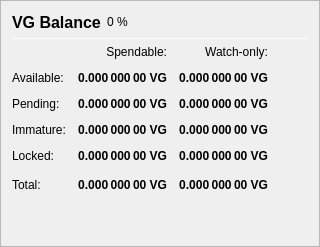
                   <widget class="QFrame" name="frame_Balances">
                    <property name="frameShape">
                     <enum>QFrame::StyledPanel</enum>
                    </property>
                    <property name="frameShadow">
                     <enum>QFrame::Raised</enum>
                    </property>
                    <layout class="QVBoxLayout" name="verticalLayout_4">
                     <item>
                      <layout class="QHBoxLayout" name="horizontalLayout_4">
                       <item>
                        <widget class="QLabel" name="label_5">
                         <property name="minimumSize">
                          <size>
                           <width>0</width>
                           <height>20</height>
                          </size>
                         </property>
                         <property name="font">
                          <font>
                           <pointsize>12</pointsize>
                           <weight>75</weight>
                           <bold>true</bold>
                          </font>
                         </property>
                         <property name="text">
                          <string>VG Balance</string>
                         </property>
                        </widget>
                       </item>
                       <item>
                        <widget class="QLabel" name="labelVGPercent">
                         <property name="text">
                          <string notr="true">0 %</string>
                         </property>
                        </widget>
                       </item>
                       <item>
                        <spacer name="horizontalSpacer_3">
                         <property name="orientation">
                          <enum>Qt::Horizontal</enum>
                         </property>
                         <property name="sizeHint" stdset="0">
                          <size>
                           <width>40</width>
                           <height>20</height>
                          </size>
                         </property>
                        </spacer>
                       </item>
                      </layout>
                     </item>
                     <item>
                      <widget class="Line" name="line_Balance">
                       <property name="minimumSize">
                        <size>
                         <width>0</width>
                         <height>1</height>
                        </size>
                       </property>
                       <property name="maximumSize">
                        <size>
                         <width>16777215</width>
                         <height>1</height>
                        </size>
                       </property>
                       <property name="orientation">
                        <enum>Qt::Horizontal</enum>
                       </property>
                      </widget>
                     </item>
                     <item>
                      <layout class="QGridLayout" name="gridLayout">
                       <property name="spacing">
                        <number>12</number>
                       </property>
                       <item row="0" column="1">
                        <widget class="QLabel" name="labelSpendable">
                         <property name="text">
                          <string>Spendable:</string>
                         </property>
                         <property name="alignment">
                          <set>Qt::AlignRight|Qt::AlignTrailing|Qt::AlignVCenter</set>
                         </property>
                        </widget>
                       </item>
                       <item row="0" column="2">
                        <widget class="QLabel" name="labelWatchonly">
                         <property name="text">
                          <string>Watch-only:</string>
                         </property>
                         <property name="alignment">
                          <set>Qt::AlignRight|Qt::AlignTrailing|Qt::AlignVCenter</set>
                         </property>
                        </widget>
                       </item>
                       <item row="1" column="0">
                        <widget class="QLabel" name="labelBalanceText">
                         <property name="text">
                          <string>Available:</string>
                         </property>
                        </widget>
                       </item>
                       <item row="1" column="1">
                        <widget class="QLabel" name="labelBalance">
                         <property name="font">
                          <font>
                           <weight>75</weight>
                           <bold>true</bold>
                          </font>
                         </property>
                         <property name="cursor">
                          <cursorShape>IBeamCursor</cursorShape>
                         </property>
                         <property name="toolTip">
                          <string>Your current spendable balance</string>
                         </property>
                         <property name="text">
                          <string notr="true">0.000 000 00 VG</string>
                         </property>
                         <property name="alignment">
                          <set>Qt::AlignRight|Qt::AlignTrailing|Qt::AlignVCenter</set>
                         </property>
                         <property name="textInteractionFlags">
                          <set>Qt::LinksAccessibleByMouse|Qt::TextSelectableByKeyboard|Qt::TextSelectableByMouse</set>
                         </property>
                        </widget>
                       </item>
                       <item row="1" column="2">
                        <widget class="QLabel" name="labelWatchAvailable">
                         <property name="font">
                          <font>
                           <weight>75</weight>
                           <bold>true</bold>
                          </font>
                         </property>
                         <property name="cursor">
                          <cursorShape>IBeamCursor</cursorShape>
                         </property>
                         <property name="toolTip">
                          <string>Your current balance in watch-only addresses</string>
                         </property>
                         <property name="text">
                          <string notr="true">0.000 000 00 VG</string>
                         </property>
                         <property name="alignment">
                          <set>Qt::AlignRight|Qt::AlignTrailing|Qt::AlignVCenter</set>
                         </property>
                         <property name="textInteractionFlags">
                          <set>Qt::LinksAccessibleByMouse|Qt::TextSelectableByKeyboard|Qt::TextSelectableByMouse</set>
                         </property>
                        </widget>
                       </item>
                       <item row="2" column="0">
                        <widget class="QLabel" name="labelPendingText">
                         <property name="text">
                          <string>Pending:</string>
                         </property>
                        </widget>
                       </item>
                       <item row="2" column="1">
                        <widget class="QLabel" name="labelUnconfirmed">
                         <property name="font">
                          <font>
                           <weight>75</weight>
                           <bold>true</bold>
                          </font>
                         </property>
                         <property name="cursor">
                          <cursorShape>IBeamCursor</cursorShape>
                         </property>
                         <property name="toolTip">
                          <string>Total of transactions that have yet to be confirmed, and do not yet count toward the spendable balance</string>
                         </property>
                         <property name="text">
                          <string notr="true">0.000 000 00 VG</string>
                         </property>
                         <property name="alignment">
                          <set>Qt::AlignRight|Qt::AlignTrailing|Qt::AlignVCenter</set>
                         </property>
                         <property name="textInteractionFlags">
                          <set>Qt::LinksAccessibleByMouse|Qt::TextSelectableByKeyboard|Qt::TextSelectableByMouse</set>
                         </property>
                        </widget>
                       </item>
                       <item row="2" column="2">
                        <widget class="QLabel" name="labelWatchPending">
                         <property name="font">
                          <font>
                           <weight>75</weight>
                           <bold>true</bold>
                          </font>
                         </property>
                         <property name="cursor">
                          <cursorShape>IBeamCursor</cursorShape>
                         </property>
                         <property name="toolTip">
                          <string>Unconfirmed transactions to watch-only addresses</string>
                         </property>
                         <property name="text">
                          <string notr="true">0.000 000 00 VG</string>
                         </property>
                         <property name="alignment">
                          <set>Qt::AlignRight|Qt::AlignTrailing|Qt::AlignVCenter</set>
                         </property>
                         <property name="textInteractionFlags">
                          <set>Qt::LinksAccessibleByMouse|Qt::TextSelectableByKeyboard|Qt::TextSelectableByMouse</set>
                         </property>
                        </widget>
                       </item>
                       <item row="3" column="0">
                        <widget class="QLabel" name="labelImmatureText">
                         <property name="text">
                          <string>Immature:</string>
                         </property>
                        </widget>
                       </item>
                       <item row="3" column="1">
                        <widget class="QLabel" name="labelImmature">
                         <property name="font">
                          <font>
                           <weight>75</weight>
                           <bold>true</bold>
                          </font>
                         </property>
                         <property name="cursor">
                          <cursorShape>IBeamCursor</cursorShape>
                         </property>
                         <property name="toolTip">
                          <string>Staked or masternode rewards that has not yet matured</string>
                         </property>
                         <property name="text">
                          <string notr="true">0.000 000 00 VG</string>
                         </property>
                         <property name="alignment">
                          <set>Qt::AlignRight|Qt::AlignTrailing|Qt::AlignVCenter</set>
                         </property>
                         <property name="textInteractionFlags">
                          <set>Qt::LinksAccessibleByMouse|Qt::TextSelectableByKeyboard|Qt::TextSelectableByMouse</set>
                         </property>
                        </widget>
                       </item>
                       <item row="3" column="2">
                        <widget class="QLabel" name="labelWatchImmature">
                         <property name="font">
                          <font>
                           <weight>75</weight>
                           <bold>true</bold>
                          </font>
                         </property>
                         <property name="cursor">
                          <cursorShape>IBeamCursor</cursorShape>
                         </property>
                         <property name="toolTip">
                          <string>Staked or masternode rewards in watch-only addresses that has not yet matured</string>
                         </property>
                         <property name="text">
                          <string notr="true">0.000 000 00 VG</string>
                         </property>
                         <property name="alignment">
                          <set>Qt::AlignRight|Qt::AlignTrailing|Qt::AlignVCenter</set>
                         </property>
                         <property name="textInteractionFlags">
                          <set>Qt::LinksAccessibleByMouse|Qt::TextSelectableByKeyboard|Qt::TextSelectableByMouse</set>
                         </property>
                        </widget>
                       </item>
                       <item row="4" column="0">
                        <widget class="QLabel" name="labelLockedBalanceText">
                         <property name="toolTip">
                          <string>Locked VG or Masternode collaterals. These are excluded from zVG minting.</string>
                         </property>
                         <property name="text">
                          <string>Locked:</string>
                         </property>
                        </widget>
                       </item>
                       <item row="4" column="1">
                        <widget class="QLabel" name="labelLockedBalance">
                         <property name="font">
                          <font>
                           <weight>75</weight>
                           <bold>true</bold>
                          </font>
                         </property>
                         <property name="cursor">
                          <cursorShape>IBeamCursor</cursorShape>
                         </property>
                         <property name="toolTip">
                          <string>Locked VG or Masternode collaterals. These are excluded from zVG minting.</string>
                         </property>
                         <property name="text">
                          <string notr="true">0.000 000 00 VG</string>
                         </property>
                         <property name="alignment">
                          <set>Qt::AlignRight|Qt::AlignTrailing|Qt::AlignVCenter</set>
                         </property>
                         <property name="textInteractionFlags">
                          <set>Qt::LinksAccessibleByMouse|Qt::TextSelectableByKeyboard|Qt::TextSelectableByMouse</set>
                         </property>
                        </widget>
                       </item>
                       <item row="4" column="2">
                        <widget class="QLabel" name="labelWatchLocked">
                         <property name="font">
                          <font>
                           <weight>75</weight>
                           <bold>true</bold>
                          </font>
                         </property>
                         <property name="cursor">
                          <cursorShape>IBeamCursor</cursorShape>
                         </property>
                         <property name="toolTip">
                          <string>Current locked balance in watch-only addresses</string>
                         </property>
                         <property name="text">
                          <string notr="true">0.000 000 00 VG</string>
                         </property>
                         <property name="alignment">
                          <set>Qt::AlignRight|Qt::AlignTrailing|Qt::AlignVCenter</set>
                         </property>
                         <property name="textInteractionFlags">
                          <set>Qt::LinksAccessibleByMouse|Qt::TextSelectableByKeyboard|Qt::TextSelectableByMouse</set>
                         </property>
                        </widget>
                       </item>
                       <item row="5" column="0">
                        <widget class="QLabel" name="labelTotalText">
                         <property name="toolTip">
                          <string>Your current FIVEG balance, unconfirmed and immature transactions included</string>
                         </property>
                         <property name="text">
                          <string>Total:</string>
                         </property>
                        </widget>
                       </item>
                       <item row="5" column="1">
                        <widget class="QLabel" name="labelTotal">
                         <property name="font">
                          <font>
                           <weight>75</weight>
                           <bold>true</bold>
                          </font>
                         </property>
                         <property name="cursor">
                          <cursorShape>IBeamCursor</cursorShape>
                         </property>
                         <property name="toolTip">
                          <string>Your current FIVEG balance, unconfirmed and immature transactions included</string>
                         </property>
                         <property name="text">
                          <string notr="true">0.000 000 00 VG</string>
                         </property>
                         <property name="alignment">
                          <set>Qt::AlignRight|Qt::AlignTrailing|Qt::AlignVCenter</set>
                         </property>
                         <property name="textInteractionFlags">
                          <set>Qt::LinksAccessibleByMouse|Qt::TextSelectableByKeyboard|Qt::TextSelectableByMouse</set>
                         </property>
                        </widget>
                       </item>
                       <item row="5" column="2">
                        <widget class="QLabel" name="labelWatchTotal">
                         <property name="font">
                          <font>
                           <weight>75</weight>
                           <bold>true</bold>
                          </font>
                         </property>
                         <property name="cursor">
                          <cursorShape>IBeamCursor</cursorShape>
                         </property>
                         <property name="toolTip">
                          <string>Current total balance in watch-only addresses</string>
                         </property>
                         <property name="text">
                          <string notr="true">0.000 000 00 VG</string>
                         </property>
                         <property name="alignment">
                          <set>Qt::AlignRight|Qt::AlignTrailing|Qt::AlignVCenter</set>
                         </property>
                         <property name="textInteractionFlags">
                          <set>Qt::LinksAccessibleByMouse|Qt::TextSelectableByKeyboard|Qt::TextSelectableByMouse</set>
                         </property>
                        </widget>
                       </item>
                       <item row="5" column="3">
                        <spacer name="horizontalSpacer_9">
                         <property name="orientation">
                          <enum>Qt::Horizontal</enum>
                         </property>
                         <property name="sizeHint" stdset="0">
                          <size>
                           <width>40</width>
                           <height>20</height>
                          </size>
                         </property>
                        </spacer>
                       </item>
                      </layout>
                     </item>
                     <item>
                      <spacer name="verticalSpacer_3">
                       <property name="orientation">
                        <enum>Qt::Vertical</enum>
                       </property>
                       <property name="sizeHint" stdset="0">
                        <size>
                         <width>20</width>
                         <height>40</height>
                        </size>
                       </property>
                      </spacer>
                     </item>
                    </layout>
                   </widget>
